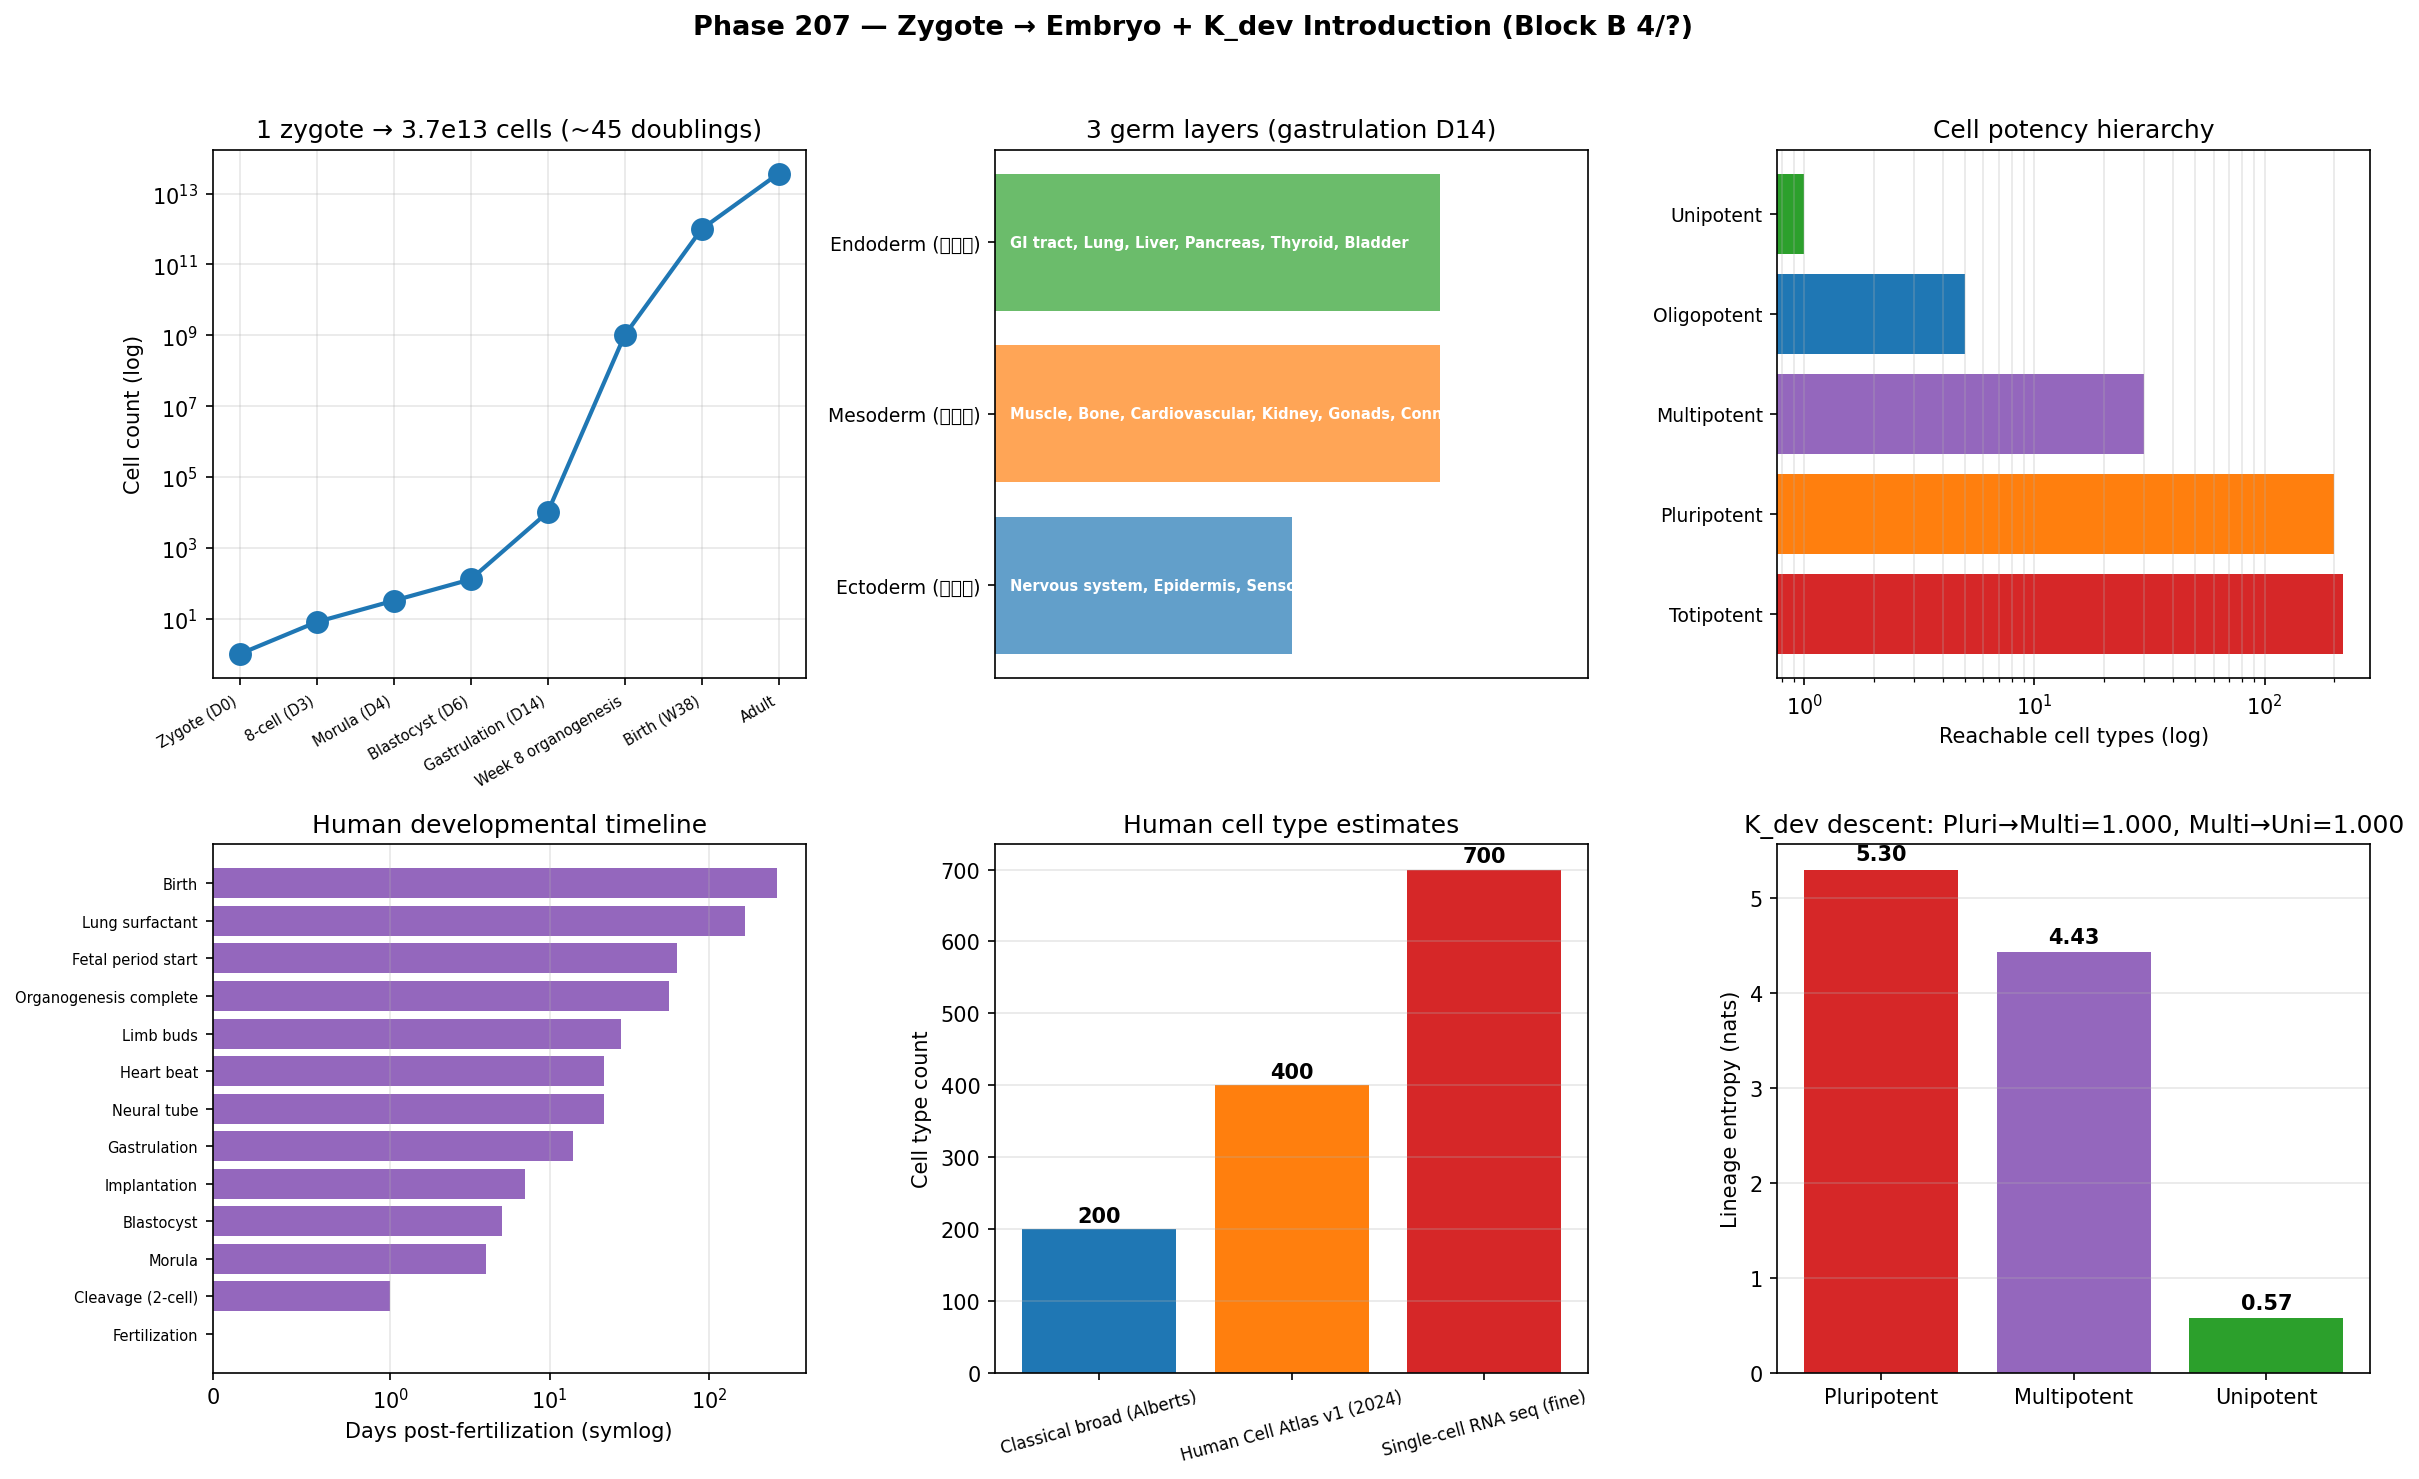

This chart was generated by the following Python code:
"""
Phase 207 — Zygote → Embryo + K_dev introduction (Block B 4/?)

Simulations:
  1) Cell count exponential growth (zygote -> 128 blastocyst -> 10^13 adult)
  2) Cell division count (~45 doublings)
  3) 3 germ layers (ectoderm/mesoderm/endoderm) by derived tissues
  4) Cell potency hierarchy (toti/pluri/multi/oligo/uni)
  5) Developmental timeline (day post-fertilization to organogenesis)
  6) Cell type count: human estimate (broad 200, fine 700)
  7) ITU K_dev axiom check: potency descent (zygote -> differentiated)

Outputs:
  - zygote_to_embryo.png
  - zygote_to_embryo_summary.json
"""

from __future__ import annotations

import json
from pathlib import Path

import matplotlib
matplotlib.use("Agg")
import matplotlib.pyplot as plt
import numpy as np

OUT_PNG = Path(__file__).with_name("zygote_to_embryo.png")
OUT_JSON = Path(__file__).with_name("zygote_to_embryo_summary.json")

rng = np.random.default_rng(20260617)

# -------------------------------------------------------------
# 1) Cell count exponential growth
# -------------------------------------------------------------
# Stages: zygote (1), 8-cell (3 div), morula (~16), blastocyst (128), gastrulation (10^4),
# week 8 (10^9), birth (10^12), adult (3.7e13)
stages_growth = [
    ("Zygote (D0)",    1),
    ("8-cell (D3)",    8),
    ("Morula (D4)",    32),
    ("Blastocyst (D6)", 128),
    ("Gastrulation (D14)", 1e4),
    ("Week 8 organogenesis", 1e9),
    ("Birth (W38)",    1e12),
    ("Adult",          3.7e13),
]

# Doublings (log2 of cell count)
doublings = [np.log2(c) for _, c in stages_growth]

# -------------------------------------------------------------
# 2) 3 germ layers and tissue derivatives
# -------------------------------------------------------------
germ_layers = {
    "Ectoderm (外胚葉)": ["Nervous system", "Epidermis", "Sensory organs", "Tooth enamel"],
    "Mesoderm (中胚葉)": ["Muscle", "Bone", "Cardiovascular", "Kidney", "Gonads", "Connective"],
    "Endoderm (内胚葉)": ["GI tract", "Lung", "Liver", "Pancreas", "Thyroid", "Bladder"],
}

# -------------------------------------------------------------
# 3) Cell potency hierarchy
# -------------------------------------------------------------
potency = {
    "Totipotent":    {"capability": "All cells incl. placenta",  "examples": "Zygote, 2-cell"},
    "Pluripotent":   {"capability": "All 3 germ layers",          "examples": "ICM, ES, iPS"},
    "Multipotent":   {"capability": "1 lineage",                  "examples": "HSC, NSC"},
    "Oligopotent":   {"capability": "Few cell types",             "examples": "Myeloid progenitor"},
    "Unipotent":     {"capability": "Single cell type",           "examples": "Satellite, spermatogonia"},
}

# Information content of each potency level (rough # cell types reachable)
potency_reach = {"Totipotent": 220, "Pluripotent": 200, "Multipotent": 30,
                  "Oligopotent": 5, "Unipotent": 1}

# -------------------------------------------------------------
# 4) Developmental timeline (days post-fertilization)
# -------------------------------------------------------------
events = {
    "Fertilization":           0,
    "Cleavage (2-cell)":       1,
    "Morula":                  4,
    "Blastocyst":              5,
    "Implantation":            7,
    "Gastrulation":            14,
    "Neural tube":             22,
    "Heart beat":              22,
    "Limb buds":               28,
    "Organogenesis complete":  56,
    "Fetal period start":      63,
    "Lung surfactant":         168,
    "Birth":                   266,
}

# -------------------------------------------------------------
# 5) Cell type counts (human)
# -------------------------------------------------------------
cell_types = {
    "Classical broad (Alberts)":     200,
    "Human Cell Atlas v1 (2024)":    400,
    "Single-cell RNA seq (fine)":    700,
}

# -------------------------------------------------------------
# 6) ITU K_dev axiom check: potency descent
# -------------------------------------------------------------
# Model: cell population in a potency state
# Pluripotent: broad distribution over 200 fates
# Final differentiated: peaked on 1 fate
N_fates = 200
log_fit_pluri = np.zeros(N_fates)   # uniform
log_fit_pluri += 0.01 * rng.standard_normal(N_fates)
p_pluri = np.exp(log_fit_pluri); p_pluri /= p_pluri.sum()
S_pluri = float(-np.sum(p_pluri * np.log(p_pluri)))

# Multipotent (HSC): one lineage cluster (10 fates) elevated
log_fit_multi = log_fit_pluri.copy()
log_fit_multi[50:60] += 3.0
p_multi = np.exp(log_fit_multi); p_multi /= p_multi.sum()
S_multi = float(-np.sum(p_multi * np.log(p_multi)))

# Unipotent: 1 fate dominant
log_fit_uni = log_fit_pluri.copy()
log_fit_uni[55] += 8.0
p_uni = np.exp(log_fit_uni); p_uni /= p_uni.sum()
S_uni = float(-np.sum(p_uni * np.log(p_uni)))

def itu_lin(p_old, p_new):
    log_p = np.log(np.clip(p_old, 1e-30, None))
    dp = p_new - p_old
    dS = -np.sum(dp * (1.0 + log_p))
    dK = -np.sum(dp * log_p)
    return float(dS / dK) if abs(dK) > 1e-15 else float("nan")

ratio_pluri_multi = itu_lin(p_pluri, p_multi)
ratio_multi_uni = itu_lin(p_multi, p_uni)

# -------------------------------------------------------------
# Plot
# -------------------------------------------------------------
fig, axes = plt.subplots(2, 3, figsize=(16, 10))
fig.suptitle(
    "Phase 207 — Zygote → Embryo + K_dev Introduction (Block B 4/?)",
    fontsize=13, fontweight="bold",
)

# Panel 1: Cell count exponential growth
ax = axes[0, 0]
labels = [s[0] for s in stages_growth]
counts = [s[1] for s in stages_growth]
ax.semilogy(range(len(labels)), counts, "o-", color="#1f77b4", lw=2, markersize=10)
ax.set_xticks(range(len(labels)))
ax.set_xticklabels(labels, rotation=30, fontsize=7, ha="right")
ax.set_ylabel("Cell count (log)")
ax.set_title(f"1 zygote → 3.7e13 cells (~{max(doublings):.0f} doublings)")
ax.grid(True, alpha=0.3, which="both")

# Panel 2: 3 germ layers
ax = axes[0, 1]
colors_g = ["#1f77b4", "#ff7f0e", "#2ca02c"]
y_pos = 0
for i, (layer, tissues) in enumerate(germ_layers.items()):
    ax.barh(i, len(tissues), color=colors_g[i], alpha=0.7)
    ax.text(0.2, i, ", ".join(tissues), va="center", fontsize=7, color="white", fontweight="bold")
ax.set_yticks(range(len(germ_layers)))
ax.set_yticklabels(list(germ_layers.keys()), fontsize=9)
ax.set_xticks([])
ax.set_xlim(0, 8)
ax.set_title("3 germ layers (gastrulation D14)")

# Panel 3: Cell potency hierarchy
ax = axes[0, 2]
p_names = list(potency_reach.keys())
reaches = list(potency_reach.values())
colors_p = ["#d62728", "#ff7f0e", "#9467bd", "#1f77b4", "#2ca02c"]
ax.barh(range(len(p_names)), reaches, color=colors_p)
ax.set_xscale("log")
ax.set_yticks(range(len(p_names)))
ax.set_yticklabels(p_names, fontsize=9)
ax.set_xlabel("Reachable cell types (log)")
ax.set_title("Cell potency hierarchy")
ax.grid(True, alpha=0.3, axis="x", which="both")

# Panel 4: Developmental timeline
ax = axes[1, 0]
event_names = list(events.keys())
event_days = list(events.values())
ax.barh(range(len(event_names)), event_days, color="#9467bd")
ax.set_xscale("symlog", linthresh=1)
ax.set_yticks(range(len(event_names)))
ax.set_yticklabels(event_names, fontsize=7)
ax.set_xlabel("Days post-fertilization (symlog)")
ax.set_title("Human developmental timeline")
ax.grid(True, alpha=0.3, axis="x", which="both")

# Panel 5: Cell type count estimates
ax = axes[1, 1]
ct_names = list(cell_types.keys())
ct_vals = list(cell_types.values())
ax.bar(ct_names, ct_vals, color=["#1f77b4", "#ff7f0e", "#d62728"])
ax.set_ylabel("Cell type count")
ax.set_title("Human cell type estimates")
ax.tick_params(axis="x", rotation=15, labelsize=8)
ax.grid(True, alpha=0.3, axis="y")
for i, v in enumerate(ct_vals):
    ax.text(i, v + 10, str(v), ha="center", fontsize=10, fontweight="bold")

# Panel 6: K_dev ITU descent
ax = axes[1, 2]
states = ["Pluripotent", "Multipotent", "Unipotent"]
S_vals = [S_pluri, S_multi, S_uni]
ax.bar(states, S_vals, color=["#d62728", "#9467bd", "#2ca02c"])
ax.set_ylabel("Lineage entropy (nats)")
ax.set_title(f"K_dev descent: Pluri→Multi={ratio_pluri_multi:.3f}, Multi→Uni={ratio_multi_uni:.3f}")
ax.grid(True, alpha=0.3, axis="y")
for i, v in enumerate(S_vals):
    ax.text(i, v + 0.1, f"{v:.2f}", ha="center", fontsize=10, fontweight="bold")

plt.tight_layout(rect=[0, 0, 1, 0.96])
plt.savefig(OUT_PNG, dpi=150, bbox_inches="tight")
plt.close(fig)

summary = {
    "phase": 207,
    "tier1_paper": 29,
    "block": "B",
    "paper_in_block": "4/?",
    "topic": "Zygote -> Embryo + K_dev introduction",
    "cell_count_growth": {s[0]: float(s[1]) for s in stages_growth},
    "total_doublings_zygote_to_adult": float(max(doublings)),
    "germ_layers_3": {k: v for k, v in germ_layers.items()},
    "cell_potency": potency,
    "potency_reach_estimates": potency_reach,
    "developmental_timeline_days": events,
    "human_cell_type_counts": cell_types,
    "pregnancy_duration_days": 266,
    "adult_cell_count_Bianconi_2013": 3.7e13,
    "ITU_K_dev_potency_descent": {
        "N_fates": N_fates,
        "S_pluripotent_nats": S_pluri,
        "S_multipotent_nats": S_multi,
        "S_unipotent_nats": S_uni,
        "pluri_to_multi_ratio": ratio_pluri_multi,
        "multi_to_uni_ratio": ratio_multi_uni,
        "expected_ratio": 1.0,
    },
    "ITU_interpretation": {
        "K_state": "K_dev",
        "sub_states": [
            "K_dev_temporal (timing)",
            "K_dev_spatial (body axes)",
            "K_dev_lineage (Waddington)",
            "K_dev_morphogen (gradients)",
            "K_dev_stem (potency)",
            "K_dev_organoid (in vitro)",
            "K_dev_aging (life cycle close)",
            "K_dev_teratology (defects)",
        ],
        "axiom": "delta S(rho_lineage) = delta Tr[K_dev^(0) rho_lineage]",
        "modular_Hamiltonian": "K_dev^(0) = -log P(cell type | spatiotemporal coord, genotype)",
        "cell_differentiation_meaning": "ITU descent flow on lineage manifold (S monotonic decrease)",
        "duality_with_aging": "Block B #6 Aging is the temporal reversal/closure of K_dev",
    },
    "outputs": {
        "figure": str(OUT_PNG.name),
        "summary_json": str(OUT_JSON.name),
    },
}

OUT_JSON.write_text(json.dumps(summary, indent=2, ensure_ascii=False), encoding="utf-8")
print(json.dumps(summary, indent=2, ensure_ascii=False))
